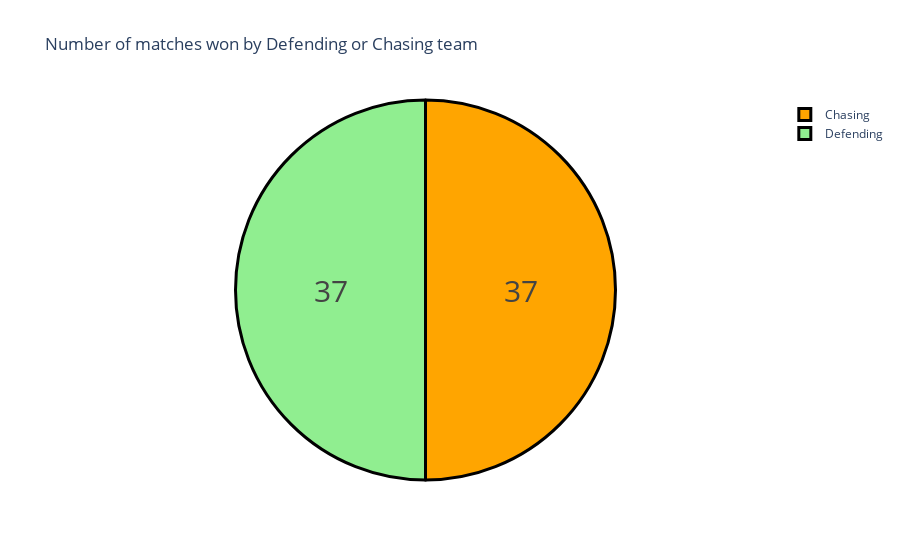

Notebook cell for this chart:
### Markdown cell above
## Number of matches won by defending or chasing team

### Code cell
data["won_by"] =data["won_by"].map({"Wickets":"Chasing",
                                    "Runs": "Defending"})
won_by= data["won_by"].value_counts()
label = won_by.index
counts = won_by.values
colors = ['orange','lightgreen']

fig = go.Figure(data=[go.Pie(labels=label, values=counts)])
fig.update_layout(title_text ="Number of matches won by Defending or Chasing team")
fig.update_traces(hoverinfo='label+percent', textinfo='value', 
                  textfont_size=30,
                  marker=dict(colors=colors, 
                              line=dict(color='black', width=3)))
fig.show()

### Figure 1 — Plotly figure (JSON) as saved in the notebook; plotly's stock layout.template omitted (floating-point values rounded to 4 significant figures)
{"data": [{"hoverinfo": "label+percent", "labels": ["Chasing", "Defending"], "marker": {"colors": ["orange", "lightgreen"], "line": {"color": "black", "width": 3}}, "textfont": {"size": 30}, "textinfo": "value", "type": "pie", "values": [37, 37]}], "layout": {"autosize": true, "title": {"text": "Number of matches won by Defending or Chasing team"}}}
